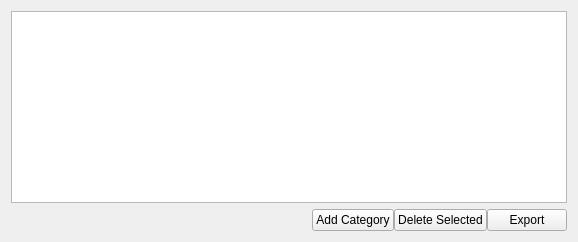
     <widget class="QWidget" name="pageCategories">
      <layout class="QVBoxLayout">
       <item>
        <widget class="QTableView" name="tableCategories">
         <property name="editTriggers">
          <set>QAbstractItemView::NoEditTriggers</set>
         </property>
         <property name="alternatingRowColors">
          <bool>true</bool>
         </property>
         <property name="sortingEnabled">
          <bool>true</bool>
         </property>
        </widget>
       </item>
       <item>
        <layout class="QHBoxLayout">
         <property name="spacing">
          <number>0</number>
         </property>
         <item>
          <spacer>
           <property name="orientation">
            <enum>Qt::Horizontal</enum>
           </property>
           <property name="sizeHint" stdset="0">
            <size>
             <width>301</width>
             <height>20</height>
            </size>
           </property>
          </spacer>
         </item>
         <item>
          <widget class="QPushButton" name="btnAddCategory">
           <property name="text">
            <string>Add Category</string>
           </property>
          </widget>
         </item>
         <item>
          <widget class="QPushButton" name="btnDeleteCategory">
           <property name="text">
            <string>Delete Selected</string>
           </property>
          </widget>
         </item>
         <item>
          <widget class="QPushButton" name="btnExportCategories">
           <property name="text">
            <string>Export</string>
           </property>
          </widget>
         </item>
        </layout>
       </item>
      </layout>
     </widget>
